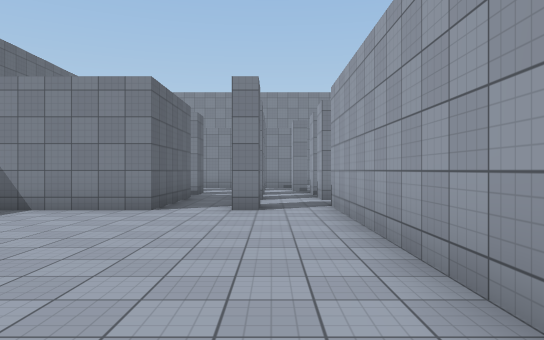
View 1 (above)

24 first-person views from a walk through a scene from a Unity 3-D project. The camera is 1.5 m above the floor, looks level and sees 70° across. The floor is counted in squares, 2 m on a side. Each view is taken from the middle of a square. On the plan, view 1 faces up. The plan holds only what a view shows up to about 12 squares ahead; the rest is blank. The player character is not drawn. Surface patterns are stand-ins for the level's own textures.

View 2
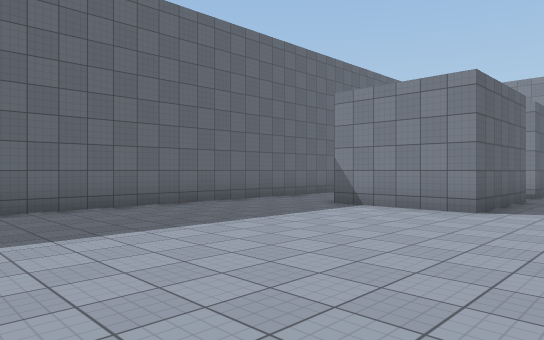

View 3
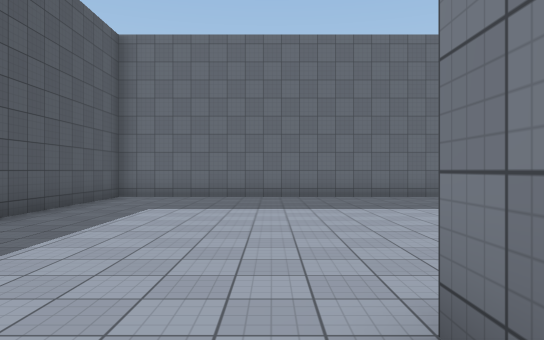

View 4
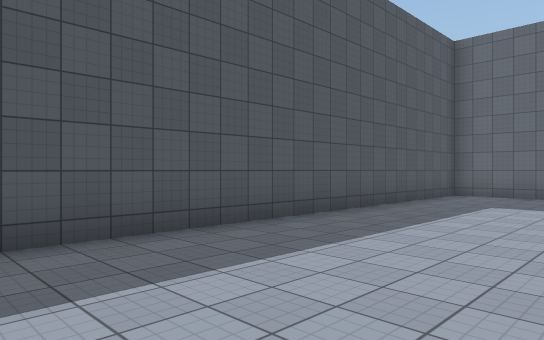

View 5
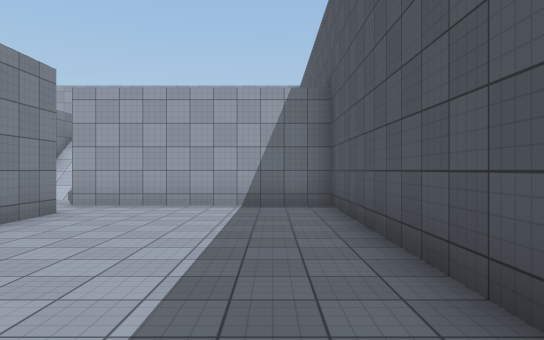

View 6
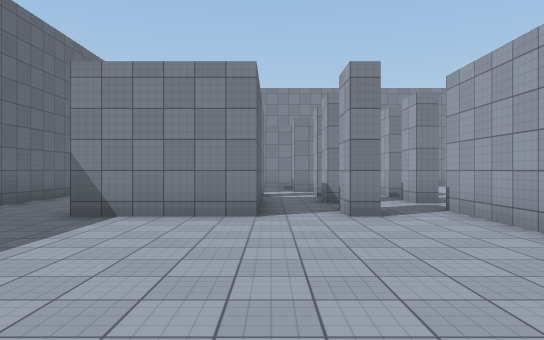

View 7
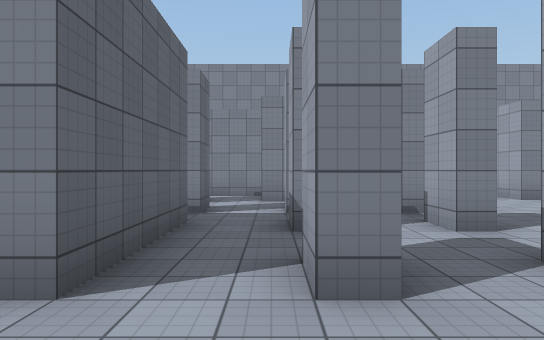

View 8
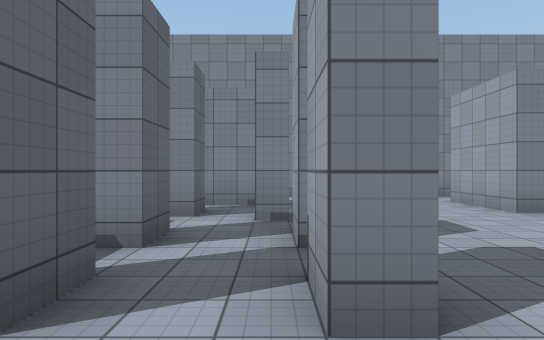

View 9
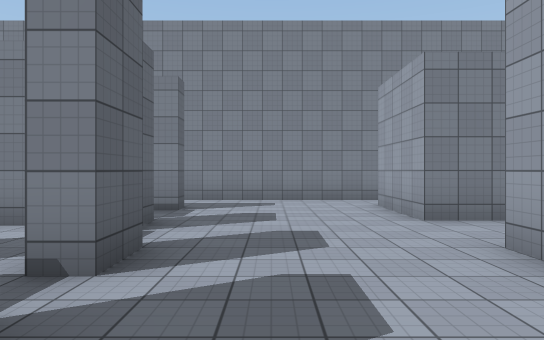

View 10
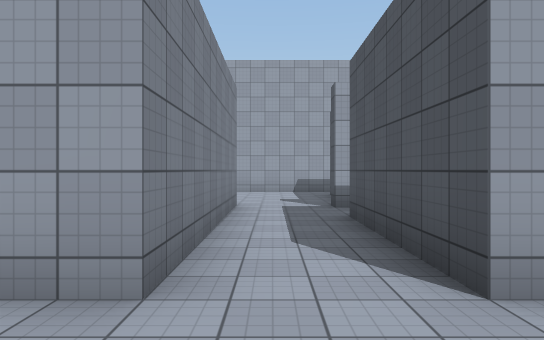

View 11
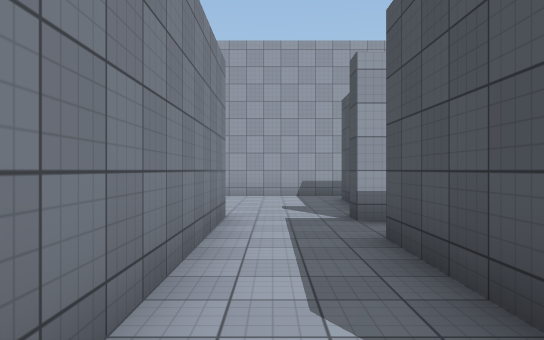

View 12
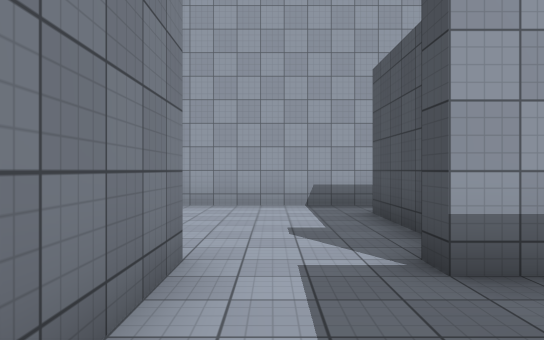

View 13
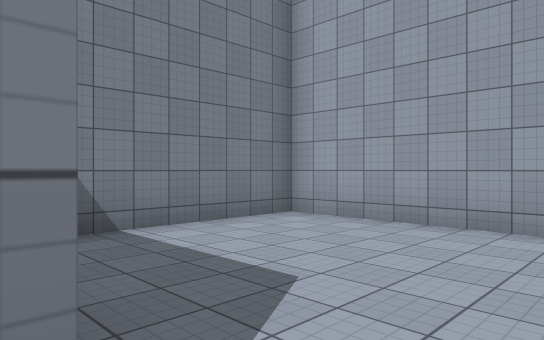

View 14
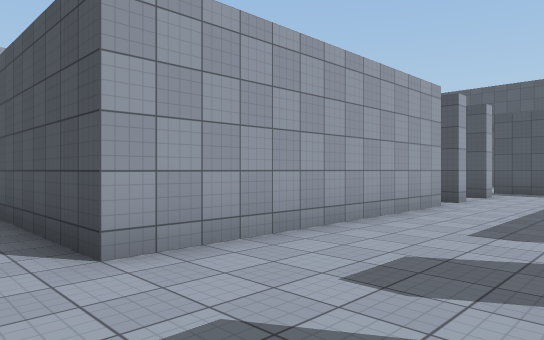

View 15
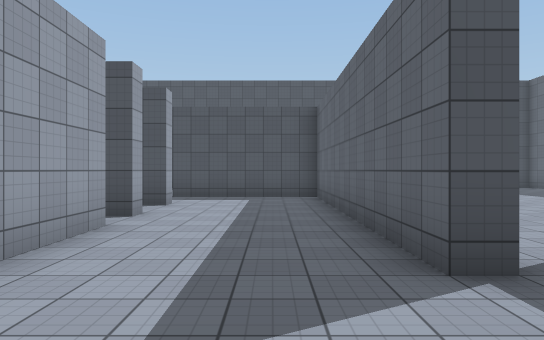

View 16
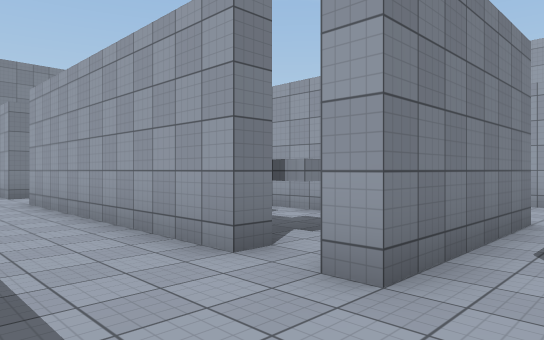

View 17
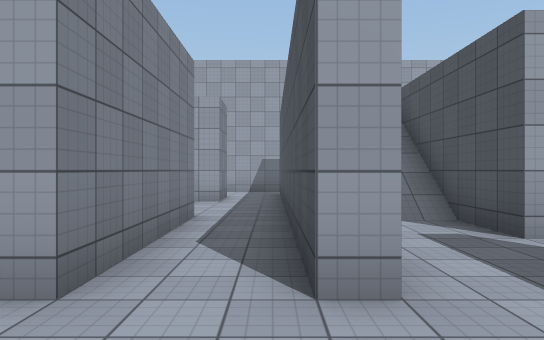

View 18
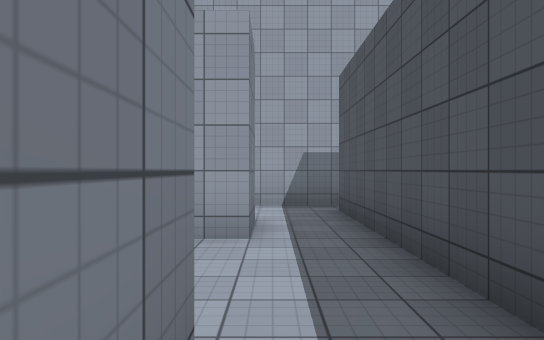

View 19
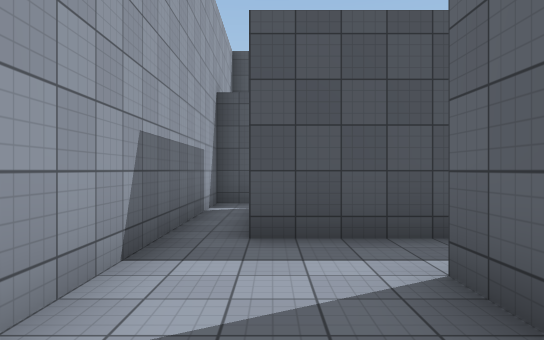

View 20
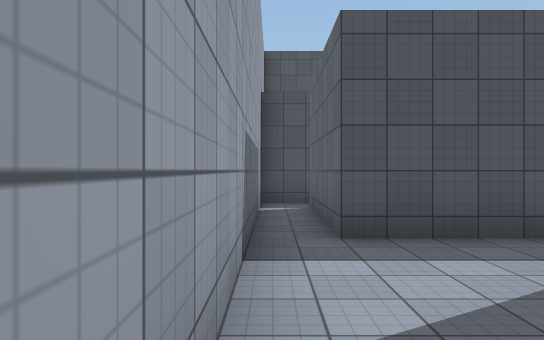

View 21
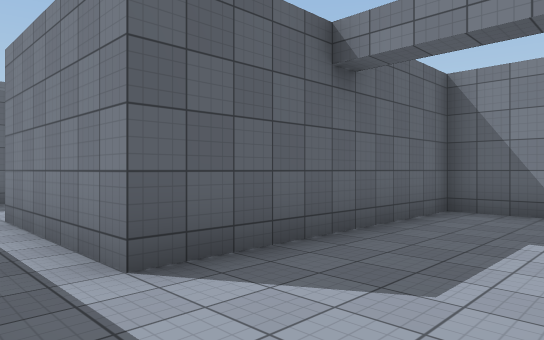

View 22
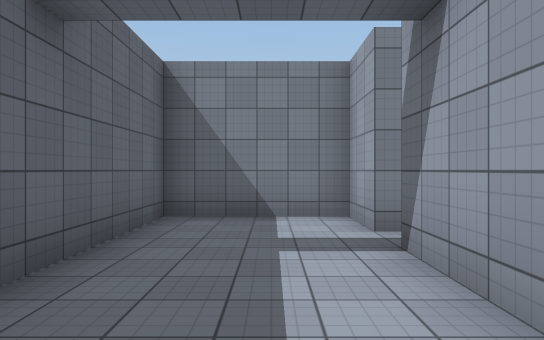

View 23
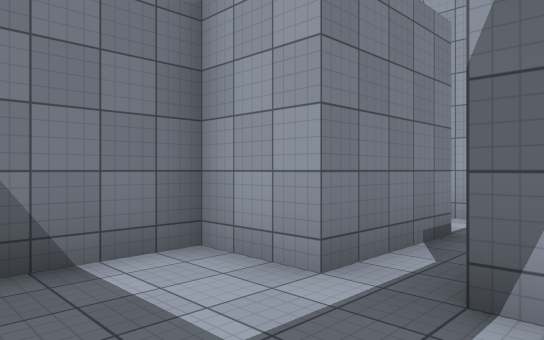

View 24
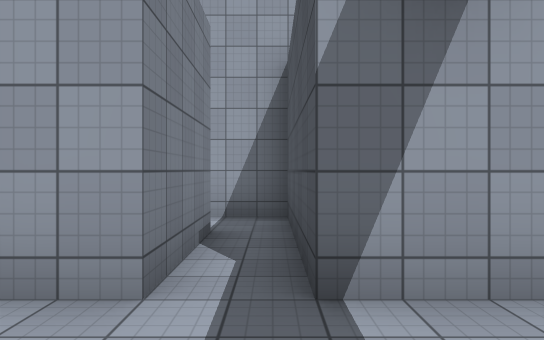

### Floor plan
Key: @ floor where view 1 was taken; # wall or solid block; . main floor; : floor 5 m higher than the main floor; / step, stairs or slope.
Columns run from 8 left of view 1 to 17 right of it. Each row starts with its distance up from view 1.
 19          ######      #####
 18          .....      .....#
 17      #####....#     .....#
 16      .........#     .....#
 15       .#......######.....#
 14       ...#...............#
 13       ........####.......#
 12 #     #.#.#...#   .#####.#
 11 #.    #.......#  #####
 10 #.    #.#.#...#  #...#
  9 #..   #.......#  #...###.#
  8 #..####.#.#...#  #....####
  7 #.........#...#  #...##..#
  6 #.........#...####...#   #
  5 #.........#...####...#...#
  4 #.........#..............#
  3 #.........#...     /.....#
  2 #.........#..#.. ///   :.#
  1 #.......  #......//    :.#
  0 #.......@.####..:::    :.#
 -1 #...............       ..#
 -2 #...............       ###
 -3 #...............
 -4 #...............
 -5 #...............#
 -6 #################

Positions as (right, up) in squares from view 1, and headings:
1: (0, 0), facing up
2: (0, 0), facing up-left
3: (3, -1), facing left
4: (4, -1), facing down-left
5: (-1, -4), facing right
6: (-2, 1), facing up
7: (-1, 5), facing up
8: (1, 8), facing up
9: (3, 9), facing up
10: (3, 14), facing right
11: (5, 14), facing right
12: (8, 14), facing right
13: (11, 14), facing up-right
14: (2, 14), facing down-right
15: (3, 11), facing down
16: (3, 3), facing up-right
17: (3, 3), facing right
18: (8, 4), facing right
19: (15, 7), facing down
20: (16, 7), facing down
21: (12, 3), facing up-left
22: (11, 4), facing up
23: (10, 7), facing up-right
24: (10, 8), facing right
